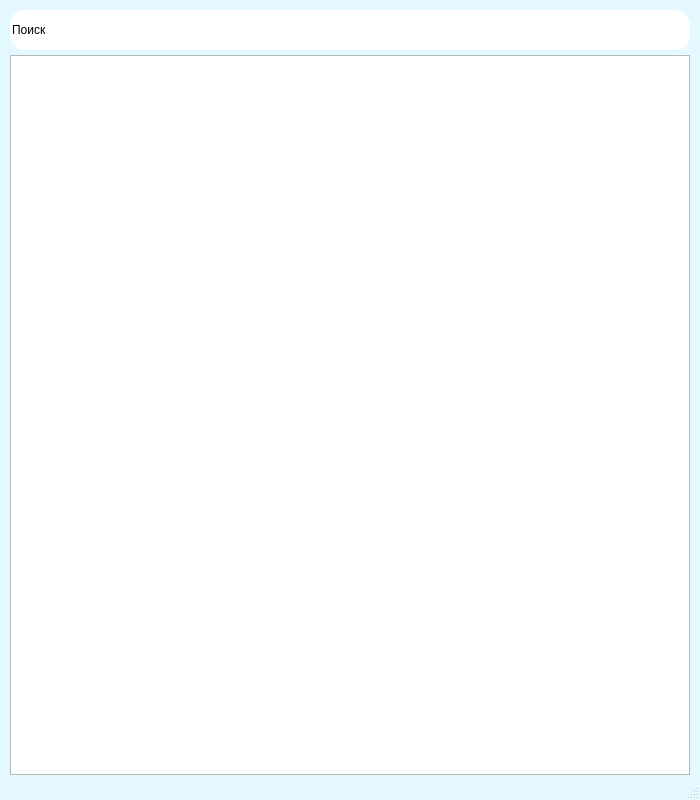
<?xml version="1.0" encoding="UTF-8"?>
<ui version="4.0">
 <class>MainWindow</class>
 <widget class="QMainWindow" name="MainWindow">
  <property name="geometry">
   <rect>
    <x>0</x>
    <y>0</y>
    <width>700</width>
    <height>800</height>
   </rect>
  </property>
  <property name="minimumSize">
   <size>
    <width>700</width>
    <height>800</height>
   </size>
  </property>
  <property name="maximumSize">
   <size>
    <width>700</width>
    <height>800</height>
   </size>
  </property>
  <property name="font">
   <font>
    <family>Arial</family>
    <pointsize>11</pointsize>
    <weight>75</weight>
    <bold>true</bold>
   </font>
  </property>
  <property name="windowTitle">
   <string>Люди</string>
  </property>
  <property name="windowIcon">
   <iconset>
    <normaloff>../app_image/humans.png</normaloff>../app_image/humans.png</iconset>
  </property>
  <property name="styleSheet">
   <string notr="true">QMainWindow {
	background-color: rgb(228, 249, 255);
}
QPushButton {
	background-color: rgb(51, 177, 255);
	border-radius: 17px;
	font: 10pt &quot;Arial&quot;;
	color: rgb(255, 255, 255);
	border: 3px solid #ffffff;
}
QPushButton:hover {
	border-radius: 19px;
	background-color: rgb(52, 202, 232);
}
QPushButton:pressed {
	border-radius: 20px;
	background-color: rgb(0, 222, 0);
}
QLineEdit {
	border-radius: 15px;
	font: 12pt &quot;Arial&quot;;
}
QLineEdit:hover {
	border-radius: 20px;
	font: 75 12pt &quot;Arial&quot;;
	background-color: rgb(250, 250, 250);
}</string>
  </property>
  <widget class="QWidget" name="centralwidget">
   <widget class="QLineEdit" name="lineEdit">
    <property name="geometry">
     <rect>
      <x>10</x>
      <y>10</y>
      <width>680</width>
      <height>40</height>
     </rect>
    </property>
    <property name="text">
     <string>Поиск</string>
    </property>
   </widget>
   <widget class="QListWidget" name="listWidget">
    <property name="geometry">
     <rect>
      <x>10</x>
      <y>55</y>
      <width>680</width>
      <height>720</height>
     </rect>
    </property>
   </widget>
  </widget>
  <widget class="QStatusBar" name="statusbar"/>
 </widget>
 <resources/>
 <connections/>
</ui>
